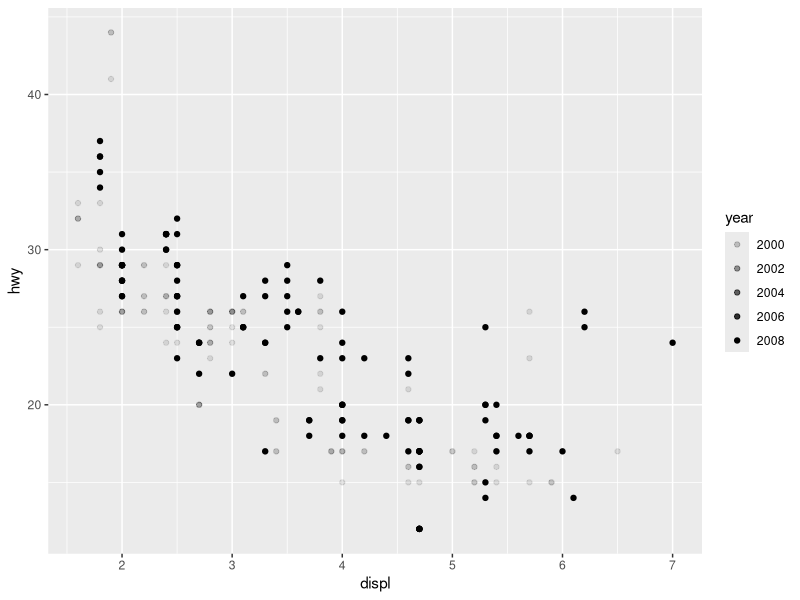
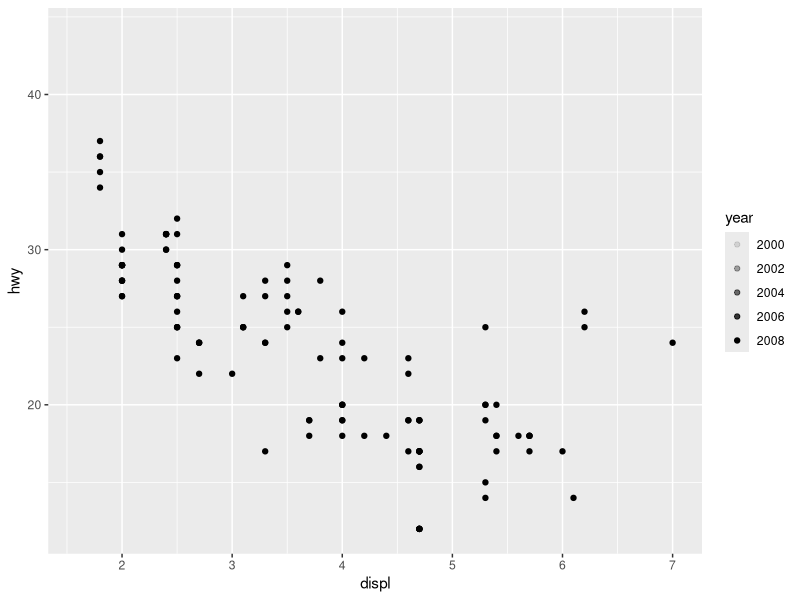
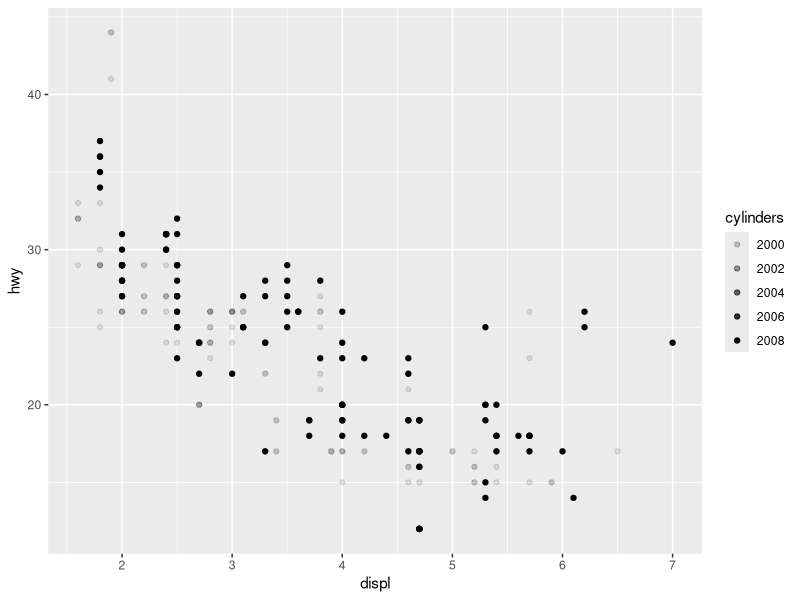

These charts were generated, in order, by the following R code:
# r2py crawler metadata
# package: ggplot2
# source_type: rd_example
# topic: scale_alpha.Rd
# source_file: C:\Users\bened\AppData\Local\R\win-library\4.5\ggplot2\help
# lines: 12

suppressPackageStartupMessages(library(ggplot2))
p <- ggplot(mpg, aes(displ, hwy)) +
  geom_point(aes(alpha = year))

# The default range of 0.1-1.0 leaves all data visible
p

# Include 0 in the range to make data invisible
p + scale_alpha(range = c(0, 1))

# Changing the title
p + scale_alpha("cylinders")
